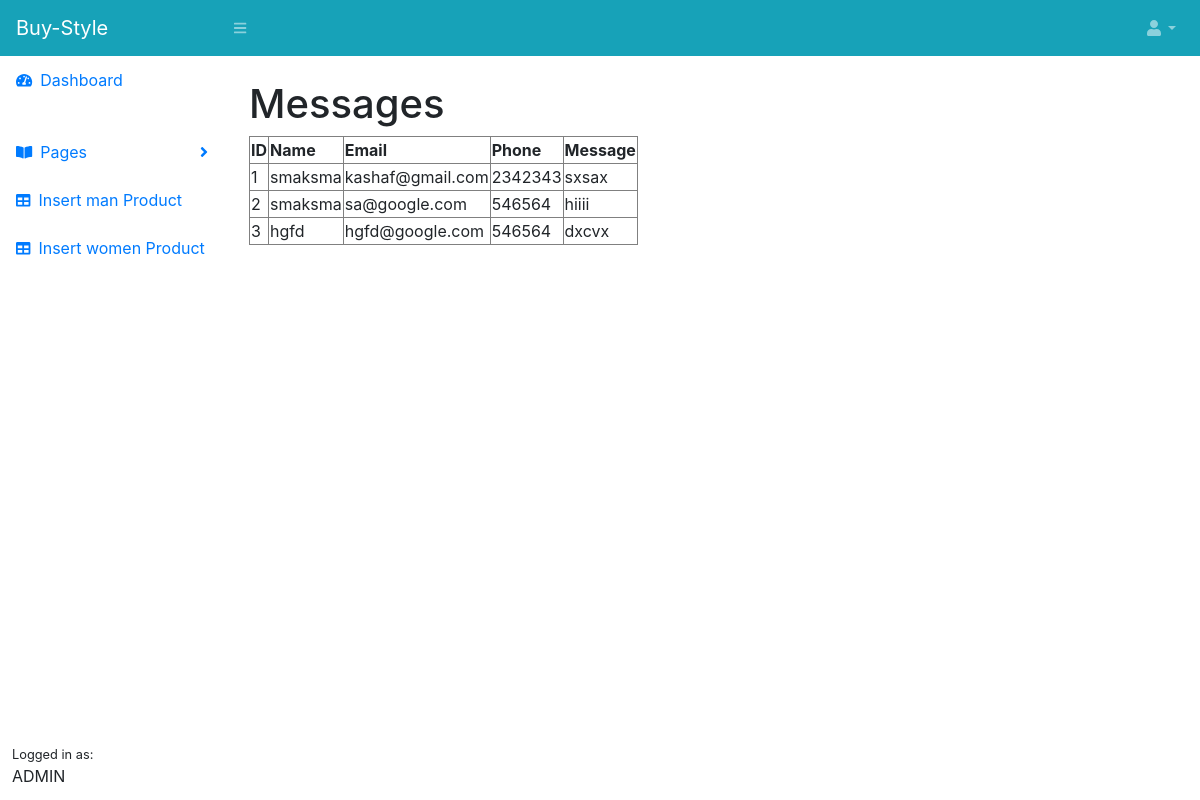
The app's page /admin/dist/msgview.php (signed in) with its own data.
### tables this page shows
CREATE TABLE `message` (
  `cusid` int(11) NOT NULL,
  `cusname` varchar(200) NOT NULL,
  `cusemail` varchar(200) NOT NULL,
  `cusphone` int(20) NOT NULL,
  `cusmsg` varchar(200) NOT NULL
);

### admin/dist/msgview.php (the view, shortened to what this page needs)
<?php
include('header.php');
?>
<?php
include('connection.php');
?>
<div class="con">
        <h1>Messages</h1>
    </div>
<?php
$myquery = "Select * from message";
$data = $mycon->query($myquery);
echo "<table border ='1'>
        <tr>
            <th>ID</th>
            <th>Name</th>
            <th>Email</th>
            <th>Phone</th>
            <th>Message</th>
        </tr>";
    while($myrow = $data->fetch_assoc()){
        echo "<tr>";
        echo "<td>" .$myrow["cusid"] . "</td>";
        echo "<td>" .$myrow["cusname"]. "</td>";
        echo "<td>" .$myrow["cusemail"]. "</td>";
        echo "<td>" .$myrow["cusphone"]. "</td>";
        echo "<td>" .$myrow["cusmsg"]. "</td>";
        echo "</tr>";
    }
    echo "</table>";
?>

### records on screen
message: cusid "1", cusname "smaksma", cusemail "kashaf@gmail.com", cusphone "2342343", cusmsg "sxsax"
message: cusid "2", cusname "smaksma", cusemail "sa@google.com", cusphone "546564", cusmsg "hiiii"
message: cusid "3", cusname "hgfd", cusemail "hgfd@google.com", cusphone "546564", cusmsg "dxcvx"
